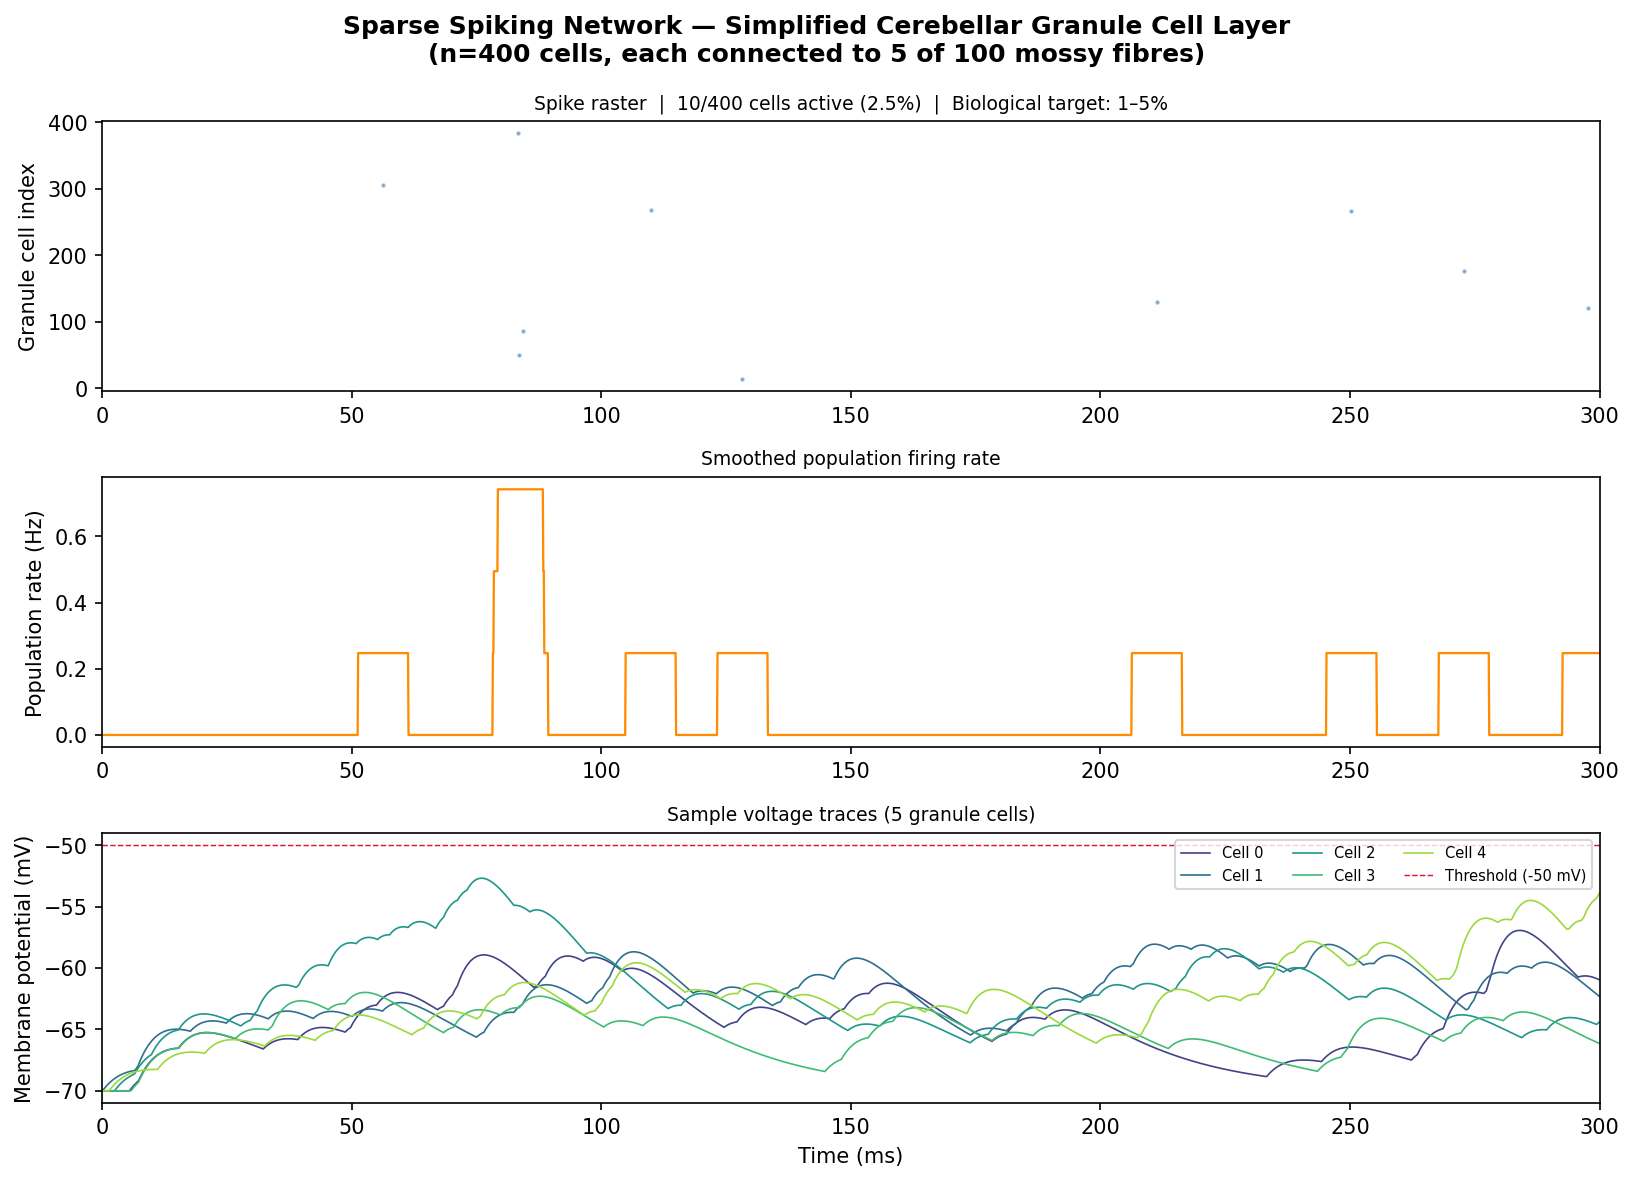

Python code for this plot:
"""
Sparse Spiking Network: A Simplified Cerebellar Granule Cell Layer
==================================================================
Built with Brian2 — the standard simulator for spiking neural networks
in computational neuroscience.

This simulation models a key feature of the cerebellar cortex:
a large population of granule cells receiving sparse, random input
from mossy fibres, producing sparse population-level activity.

Biological grounding:
    - The cerebellar granule cell layer is the most densely packed
      neural structure in the brain (~50 billion cells in humans).
    - Despite their number, only 1-5% fire at any given moment
      (Chadderton et al., 2004) — the sparse code that motivates
      the doctoral research proposal.
    - Each granule cell receives input from only 4-5 mossy fibres
      (extremely sparse connectivity — Eccles et al., 1967).

Adaptation from the Brian2 tutorial:
    The standard introductory Brian2 tutorial uses homogeneous,
    all-to-all connectivity. Here the connectivity is explicitly
    sparse and random: each granule cell connects to exactly
    n_inputs mossy fibres chosen at random. This is the key
    biologically motivated modification.
"""

import numpy as np
import matplotlib.pyplot as plt
from brian2 import *

# ── Reproducibility ───────────────────────────────────────────────────────
np.random.seed(42)
start_scope()

# ── Network parameters ────────────────────────────────────────────────────
N_mossy   = 100   # mossy fibre inputs
N_granule = 400   # granule cell population
n_inputs  = 5     # each granule cell connects to exactly 5 mossy fibres

# ── LIF parameters ────────────────────────────────────────────────────────
tau      = 20  * ms
V_rest   = -70 * mV
V_thresh = -50 * mV
V_reset  = -75 * mV
t_ref    =  2  * ms
tau_syn  =  5  * ms
w        = 11  * mV   # synaptic weight per spike

# ── Neuron equations ──────────────────────────────────────────────────────
eqs = '''
    dv/dt     = (-(v - V_rest) + I_syn) / tau  : volt (unless refractory)
    dI_syn/dt = -I_syn / tau_syn               : volt
'''

# ── Mossy fibre input ─────────────────────────────────────────────────────
# Heterogeneous firing rates: some fibres active, most quiet
rates = np.random.uniform(5, 60, N_mossy) * Hz
mossy = PoissonGroup(N_mossy, rates=rates)

# ── Granule cell population ───────────────────────────────────────────────
granule = NeuronGroup(
    N_granule, eqs,
    threshold  = 'v > V_thresh',
    reset      = 'v = V_reset',
    refractory = t_ref,
    method     = 'euler'
)
granule.v     = V_rest
granule.I_syn = 0 * mV

# ── Sparse synaptic connectivity ──────────────────────────────────────────
# Each granule cell independently picks n_inputs mossy fibres
syn = Synapses(mossy, granule, on_pre='I_syn_post += w')
for j in range(N_granule):
    chosen = np.random.choice(N_mossy, n_inputs, replace=False)
    syn.connect(i=list(chosen), j=j)

# ── Monitors ──────────────────────────────────────────────────────────────
spike_mon = SpikeMonitor(granule)
rate_mon  = PopulationRateMonitor(granule)
state_mon = StateMonitor(granule, 'v', record=range(5))

# ── Run ───────────────────────────────────────────────────────────────────
T = 300 * ms
run(T)

# ── Results ───────────────────────────────────────────────────────────────
active_cells = len(set(spike_mon.i))
sparsity_pct = 100 * active_cells / N_granule
total_spikes = len(spike_mon.i)

print(f"\n── Simulation Results ──────────────────────────────────────")
print(f"Active granule cells : {active_cells} / {N_granule} ({sparsity_pct:.1f}%)")
print(f"Total spikes         : {total_spikes}")
if active_cells > 0:
    mean_rate = total_spikes / (active_cells * float(T))
    print(f"Mean rate (active)   : {mean_rate:.1f} Hz")
print(f"Biological target    : 1–5% active  (Chadderton et al., 2004)")
print(f"────────────────────────────────────────────────────────────")

# ── Plot ──────────────────────────────────────────────────────────────────
fig, axes = plt.subplots(3, 1, figsize=(11, 8))
fig.suptitle(
    "Sparse Spiking Network — Simplified Cerebellar Granule Cell Layer\n"
    f"(n={N_granule} cells, each connected to {n_inputs} of {N_mossy} mossy fibres)",
    fontsize=12, fontweight='bold'
)

# Raster plot
axes[0].scatter(spike_mon.t / ms, spike_mon.i,
                s=1.2, color='steelblue', alpha=0.5)
axes[0].set_ylabel('Granule cell index')
axes[0].set_title(
    f'Spike raster  |  {active_cells}/{N_granule} cells active '
    f'({sparsity_pct:.1f}%)  |  Biological target: 1–5%',
    fontsize=9
)
axes[0].set_xlim(0, float(T/ms))

# Population firing rate
smooth = rate_mon.smooth_rate(window='flat', width=10*ms)
axes[1].plot(rate_mon.t / ms, smooth / Hz,
             color='darkorange', linewidth=1.1)
axes[1].set_ylabel('Population rate (Hz)')
axes[1].set_title('Smoothed population firing rate', fontsize=9)
axes[1].set_xlim(0, float(T/ms))

# Sample voltage traces
colours = plt.cm.viridis(np.linspace(0.2, 0.85, 5))
for idx in range(5):
    axes[2].plot(state_mon.t / ms, state_mon.v[idx] / mV,
                 color=colours[idx], linewidth=0.8, label=f'Cell {idx}')
axes[2].axhline(V_thresh / mV, color='crimson', linestyle='--',
                linewidth=0.7, label=f'Threshold ({int(V_thresh/mV)} mV)')
axes[2].set_ylabel('Membrane potential (mV)')
axes[2].set_xlabel('Time (ms)')
axes[2].set_title('Sample voltage traces (5 granule cells)', fontsize=9)
axes[2].legend(fontsize=7, loc='upper right', ncol=3)
axes[2].set_xlim(0, float(T/ms))

plt.tight_layout()
plt.savefig('brian2_granule_network.png', dpi=150, bbox_inches='tight')
plt.show()
